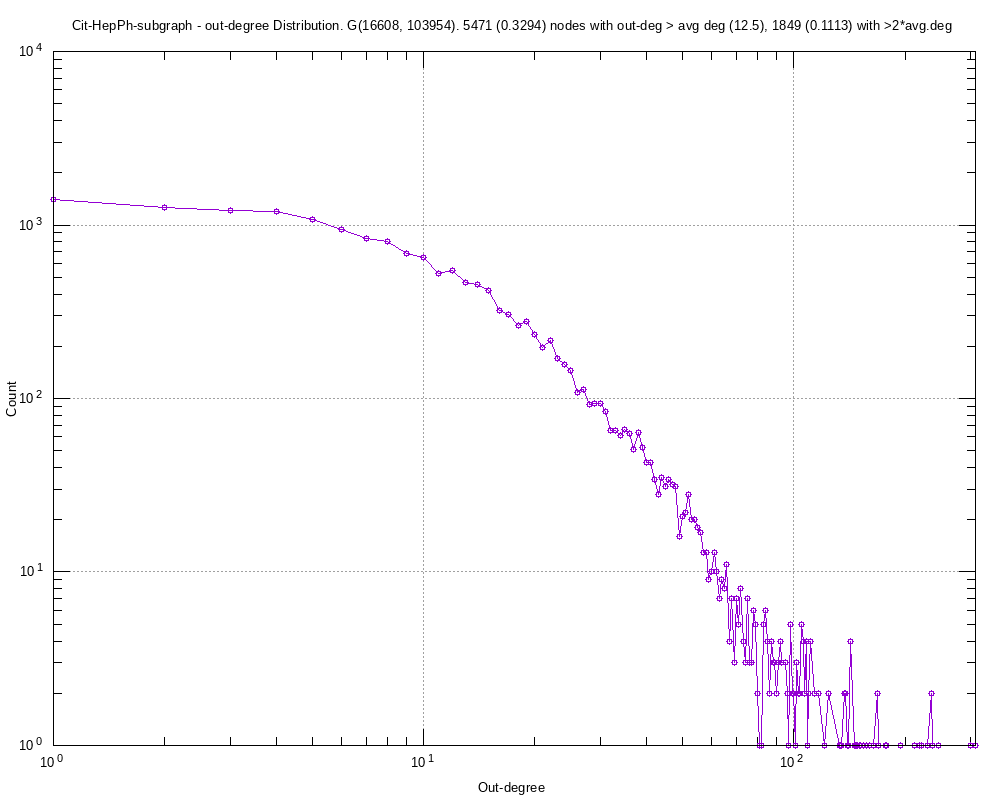

Recreate this plot in gnuplot.
#
# Cit-HepPh-subgraph - out-degree Distribution. G(16608, 103954). 5471 (0.3294) nodes with out-deg > avg deg (12.5), 1849 (0.1113) with >2*avg.deg (Fri Sep  6 19:14:40 2019)
#

set title "Cit-HepPh-subgraph - out-degree Distribution. G(16608, 103954). 5471 (0.3294) nodes with out-deg > avg deg (12.5), 1849 (0.1113) with >2*avg.deg"
set key bottom right
set logscale xy 10
set format x "10^{%L}"
set mxtics 10
set format y "10^{%L}"
set mytics 10
set grid
set xlabel "Out-degree"
set ylabel "Count"
set tics scale 2
set terminal png font arial 10 size 1000,800
set output 'outDeg.Cit-HepPh-subgraph.png'
plot 	"outDeg.Cit-HepPh-subgraph.tab" using 1:2 title "" with linespoints pt 6
